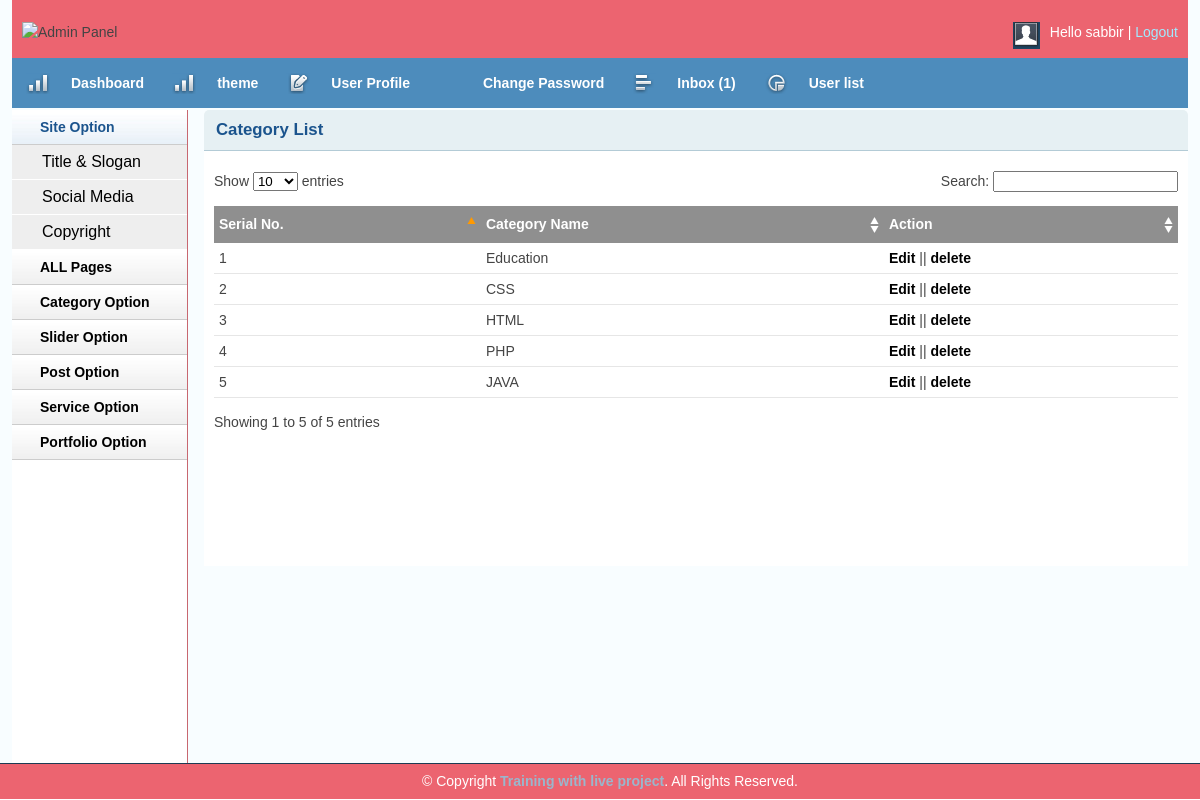
Screenshot of /Blog/admin/catlist.php (signed in) with the database file from the repository.
### tables this page shows
CREATE TABLE `tbl_catagory` (
  `id` int(11) NOT NULL,
  `name` varchar(50) NOT NULL
);

### Blog/lib/Database.php (called while the page is built, shortened)
<?php
Class Database{
	public $host   = DB_HOST;
	public $user   = DB_USER;
	public $pass   = DB_PASS;
	public $dbname = DB_NAME;
	public $link;
	private function connectDB(){
	$this->link = new mysqli($this->host, $this->user, $this->pass, $this->dbname);
 }
	public function select($query){
		$result = $this->link->query($query) or die($this->link->error.__LINE__);
		if($result->num_rows > 0){
			return $result;
		} else {
			return false;
		}
	}
}

### Blog/admin/catlist.php (the view, shortened to what this page needs)
<?php include'inc/header.php';?>
<?php include'inc/sitebar.php';?>
        <div class="grid_10">
            <div class="box round first grid">
                <h2>Category List</h2>
                <div class="block">
                    <table class="data display datatable" id="example">
					<thead>
						<tr>
							<th>Serial No.</th>
							<th>Category Name</th>
							<th>Action</th>
						</tr>
					</thead>
					<tbody>
					<?php
                        $query= "select * from tbl_catagory order by id desc ";
                        $category = $db->select($query);
                        if ($category) {
                        	$i=0;
                        	while ($result = $category->fetch_assoc()) {
                        		$i++;
					  ?>
						<tr class="even gradeC">
							<td><?php echo $i; ?></td>
							<td><?php echo $result['name']; ?></td>
							<td><a href="editcat.php?catid=<?php echo $result['id']; ?>">Edit</a> || <a onclick="return confirm('Are you sure to delete data?')" href="?delcat=<?php echo $result['id']; ?>">delete</a></td>
						</tr>
                       <?php } } ?>
					</tbody>
				</table>
               </div>
            </div>
<?php include'inc/footer.php';?>

### Blog/admin/css/text.css (style rules this page uses)
body { font: 13px/1.5 Tahoma, Helvetica, Arial, 'Liberation Sans', FreeSans, sans-serif; }
h2 { font-size: 23px; }
p, dl, hr, h1, h2, h3, h4, h5, h6, ol, ul, pre, table, address, fieldset { margin-bottom: 20px; }

### Blog/admin/css/grid.css (style rules this page uses)
.grid_1, .grid_2, .grid_3, .grid_4, .grid_5, .grid_6, .grid_7, .grid_8, .grid_9, .grid_10, .grid_11, .grid_12, .grid_13, .grid_14, .grid_15, .grid_16 { display: inline; float: left; margin-left: 1%; margin-right: 1%; }
.container_12 .grid_10 { width: 81.333%; }

### Blog/admin/css/layout.css (style rules this page uses)
body { background: #fff none repeat scroll 0 0; color: #444; font-size: 14px; padding: 0; }
a { color: #000; font-weight:bold; text-decoration: none; }
h1, h2, h3, h4, h5, h6 { line-height:1.2em; margin-bottom:.3em; }
h2 { margin-top:1em; }
.box { background:#fff; margin-bottom:20px; padding:10px 10px 10px 10px; margin-left:-8px; }
.box.grid { padding-bottom:40px; }
.box.round { -moz-border-radius: 5px 5px 0px 0px; -webkit-border-radius: 5px 5px 0px 0px; border-radius: 5px 5px 0px 0px; }
.box h2 { font-size:1.2em; font-weight:bold; color:#1B548D; background:#E6F0F3; margin:-10px -10px 0 -10px; padding:10px 12px; border-bottom:1px solid #B3CBD6; -moz-border-radius: 5px 5px 0px 0px; -webkit-border-radius: 5px 5px 0px 0px; border-radius: 5px 5px 0px 0px; }
.box.first { min-height: 406px; }
.block { padding-top:20px; }
.block { padding-bottom:1px; }
table.display { margin: 0 auto; clear: both; width: 100%; }
.sorting_asc { background: #8f8f8f url(../img/table/sort_asc.png) no-repeat center right; padding:8px 5px; text-align:left; color:#fff; }
.sorting { background:#8f8f8f url(../img/table/sort_both.png) no-repeat center right; padding:8px 5px; text-align:left; color:#fff; }
tr.odd { height: 30px; line-height: 30px; border-bottom:1px solid #e6e6e6; }
tr.even { height: 30px; line-height: 30px; border-bottom:1px solid #e6e6e6; }
tr.odd td, tr.even td { padding-left:5px; }

### rows the page displays
tbl_catagory: name "Education"
tbl_catagory: name "CSS"
tbl_catagory: name "HTML"
tbl_catagory: name "PHP"
tbl_catagory: name "JAVA"

### other values shown
Session::get('username') "sabbir"
$count "1"
